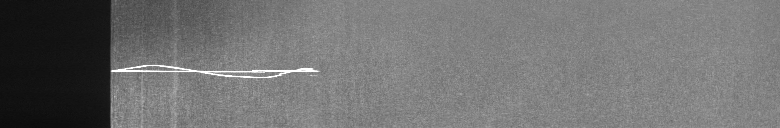
//> input picture StripSteelImageClassify/1.tif, 780 x 128 px
$ ./main   (built with g++ and OpenCV 4)
//> lines starting //> are read from the running program, lines starting //| are printed output that depends on the picture; after the words box and inside, x2 and y2 are one past the last pixel; in counts of white or black regions, pixels touching at a corner belong together
### ImgFeatureExtraction/ImgPreJudge.h
#pragma once
// #pragma warning(disable: 4251)

#include <opencv2/opencv.hpp>

#define IMGPREJUDGE_API __declspec(dllexport)


// 缺陷图像预判断的主类，主要用于快速实时地判断输入的图像是否有缺陷
class IMGPREJUDGE_API ImgPreJudge
{
	// template class IMGPREJUDGE_API cv::Mat;

public:
	ImgPreJudge( cv::Mat &inputImg );

	~ImgPreJudge(void);


private:
	cv::Mat m_mInputImg;						// 需要进行预处理的图像
	cv::Mat m_mGradImg;							// 对原图像进行梯度化处理后的梯度图像
	cv::Mat m_mBinImg;							// 二值化图像
	// int m_iThreshold;						// 二值化阈值，大于该阈值符合统计条件
	// int m_iPointCnt;							// 二值化阈值，大于该值认为是异常点


public:
	cv::Mat getInputImg();						// 输出原图像
	cv::Mat getGradImg();						// 输出梯度图像
	cv::Mat getBinImg();						// 输出二值化图像
	bool isFaultImg( double scale );			// 判断是否是缺陷图像
	void calculateGrad();						// 计算梯度图像
	void binaryImg( double k = 2.6, int pointCnt = 12 );	// 对梯度图像进行二值化图像

private:
	int faltung( int a[], int aLen, int b[], int bLen );		// 卷积运算


};

### ImgFeatureExtraction/ImgCommonAlgorithm.h
#pragma once

#include <opencv2/opencv.hpp>
#include <iostream>

// 数字图像的公用的算法
class __declspec(dllexport) ImgCommonAlgorithm
{
public:
	ImgCommonAlgorithm( void );

	~ImgCommonAlgorithm( void );

	static bool weightedAverageGrayScale( cv::Mat &src, cv::Mat &det );	// 加权平均灰度化处理

	static double averageImagePixel( cv::Mat &src );	// 求图像中所有元素的平均值

	static void showImage( std::string name, cv::Mat &src );			// 显示图像
};

### ImgFeatureExtraction/ImgPreJudge.cpp
#include "ImgPreJudge.h"
#include "ImgCommonAlgorithm.h"

using namespace cv;

ImgPreJudge::ImgPreJudge(Mat &inputImg )
{
	if( inputImg.empty() )
	{
		return;
	}

	this->m_mInputImg = inputImg.clone();
}


ImgPreJudge::~ImgPreJudge(void)
{

}


Mat ImgPreJudge::getInputImg()
{
	return this->m_mInputImg;
}


Mat ImgPreJudge::getGradImg()
{
	return this->m_mGradImg;
}

Mat ImgPreJudge::getBinImg()
{
	return this->m_mBinImg;
}


/**
 * 	FullName:   ImgPreJudge::calculateGrad
 * 	Author:		zhouqingshan	2016/03/08
 *
 *	\access
 *		public
 *
 * 	\param
 *
 *
 * 	\return
 *		void
 *
 * 	\description
 *		计算梯度图像
 **/
void ImgPreJudge::calculateGrad()
{
	// 没有输入图像
	if( m_mInputImg.empty() )
	{
		return;
	}

	// 将 m_mInputImg 转化为灰度图
	Mat grayImg;
	ImgCommonAlgorithm::weightedAverageGrayScale(m_mInputImg,grayImg);

	int grayImgRows = grayImg.rows;
	int grayImgCols = grayImg.cols;

	m_mGradImg = Mat::zeros(grayImgRows,grayImgCols,CV_8UC1);	// 初始化梯度图

	int grayImgPixel[9];				// 存放中心像素及其周围的9个像素
	memset(grayImgPixel,0,9);

	// Kirsch算子的八个模板
	int kirschTemplate[8][9] = {
		{5,-3,-3,5,0,-3,5,-3,-3},
		{5,5,5,-3,0,-3,-3,-3,-3},
		{5,5,-3,5,0,-3,-3,-3,-3},
		{-3,-3,-3,5,0,-3,5,5,-3},
		{-3,-3,-3,-3,0,-3,5,5,5},
		{-3,-3,-3,-3,0,5,-3,5,5},
		{-3,-3,5,-3,0,5,-3,-3,5},
		{-3,5,5,-3,0,5,-3,-3,-3}
	};

	// 遍历原图像，进行卷积运算( 边界就只有一个像素，未做边界处理 )
	for ( int i = 1 ; i < grayImgRows - 1 ; ++i )		// 忽略边界的像素
	{
		// 已经知道是灰度图像了，直接用 uchar 类型
		uchar *gradData = m_mGradImg.ptr<uchar>(i);

		uchar *grayData = grayImg.ptr<uchar>(i - 1 );
		uchar *grayDatai = grayImg.ptr<uchar>(i);
		uchar *grayDataii = grayImg.ptr<uchar>(i + 1);
		for ( int j = 1 ; j < grayImgCols - 1 ; ++j )
		{
			grayImgPixel[0] = grayData[j-1];	// 灰度图像 i - 1 行的3个元素
			grayImgPixel[1] = grayData[j];
			grayImgPixel[2] = grayData[j+1];

			grayImgPixel[3] = grayDatai[j-1];	// 灰度图像 i 行的3个元素
			grayImgPixel[4] = grayDatai[j];
			grayImgPixel[5] = grayDatai[j+1];

			grayImgPixel[6] = grayDataii[j-1];	// 灰度图像 i + 1 行的3个元素
			grayImgPixel[7] = grayDataii[j];
			grayImgPixel[8] = grayDataii[j+1];

			// 将灰度图像中的像素与模板做卷积运算
			int v0 = faltung(grayImgPixel,9,kirschTemplate[0],9);
			int v1 = faltung(grayImgPixel,9,kirschTemplate[1],9);
			int v2 = faltung(grayImgPixel,9,kirschTemplate[2],9);
			int v3 = faltung(grayImgPixel,9,kirschTemplate[3],9);

			int tempMax = max(max(v0,v1),max(v2,v3));

			gradData[j] = max(0,min(255,tempMax));		// 四个中的最大值赋给梯度图像
		}
	}

	// 尝试高斯模糊梯度图像
	/*Mat det;
	GaussianBlur(m_mGradImg,det,Size(5,5),0,0);

	m_mGradImg = det.clone();*/
}

/**
 * 	FullName:   ImgPreJudge::faltung
 * 	Author:		zhouqingshan	2016/03/08
 *
 *	\access
 *		private
 *
 * 	\param
 *		int a[],	a数组
 *		int aLen,   a数组的长度
 *		int b[],	b数组
 *		int bLen	b数组的长度
 *
 * 	\return
 *		int
 *
 * 	\description
 *		卷积运算，就是把数组a与数组b的元素依次相乘得到一个结果
 **/
int ImgPreJudge::faltung( int a[], int aLen, int b[], int bLen )
{
	// 两个数组必须相等
	if( aLen != bLen || a == NULL || b == NULL )
	{
		return -1;
	}

	int ret = 0;
	for( int i = 0 ; i < aLen ; ++i )
	{
		ret += a[i] * b[i];
	}

	return ret;
}


/**
 * 	FullName:   ImgPreJudge::binaryImg
 * 	Author:		zhouqingshan	2016/03/08
 *
 *	\access
 *		public
 *
 * 	\param
 *		k:	阈值的系数，在5*5像素的区域内统计区域内梯度大于该阈值的像素个数
 *		pointCnt:	若像素个数大于pointCnt值，则认为改点是异常点
 *
 * 	\return
 *		void
 *
 * 	\description
 *		对图像进行二值化处理
 **/
void ImgPreJudge::binaryImg( double k, int pointCnt )
{
	// 阈值等于： k * Average(GradImg) , 即与梯度图像的像素平均值成一定的比例

	// 如果梯度图的数据为空，则计算梯度图
	if( m_mGradImg.empty() )
	{
		calculateGrad();
	}

	int gradImgRows = m_mGradImg.rows;
	int gradImgCols = m_mGradImg.cols;

	// 初始化为所有元素为255的矩阵
	m_mBinImg = Mat(gradImgRows,gradImgCols,CV_8UC1,Scalar::all(255));

	// 求阈值
	int threshold = k * ImgCommonAlgorithm::averageImagePixel(m_mGradImg);

	// 在 5*5 的范围内寻找满足相应条件的值
	for ( int i = 0 ; i <= gradImgRows - 5 ; ++i )		// 二值化图像的右边界和下边界无内容
	{
		uchar *binImgData = m_mBinImg.ptr<uchar>(i);

		for( int j = 0 ; j <= gradImgCols - 5 ; ++j )
		{
			// 开始统计
			int cnt = 0;
			for ( int m = 0 ; m < 5 ; ++m )
			{
				uchar *gradImgData = m_mGradImg.ptr<uchar>( i + m );
				for( int n = 0 ; n < 5 ; ++n )
				{
					if ( gradImgData[j+n] > threshold )
					{
						++cnt;		// 大于指定的阈值则增加计数值
					}
				}
			}

			// 计数值大于指定的点数，则为异常点，置为0； 反之，置为255
			cnt > pointCnt ? (binImgData[j] = 0) : (binImgData[j] = 255);
		}
	}

}


/**
 * 	FullName:   ImgPreJudge::isFaultImg
 * 	Author:		zhouqingshan	2016/03/08
 *
 *	\access
 *		public
 *
 * 	\param
 *		double scalar,  比例值，当图片中的异常点的数量超过这一比例的时候
 *						表明该图片中存在缺陷，需要进行之后的处理
 *
 * 	\return
 *		bool	存在缺陷，返回true; 不存在缺陷，返回false
 *
 * 	\description
 *		判断一副二值化的图像是否存在缺陷
 **/
// [35 lines left out: function isFaultImg, not called in this run]

### ImgFeatureExtraction/ImgCommonAlgorithm.cpp
#include "ImgCommonAlgorithm.h"

// [4 lines left out: function ImgCommonAlgorithm, not called in this run]


ImgCommonAlgorithm::~ImgCommonAlgorithm(void)
{

}


/**
 * 	FullName:   ImgCommonAlgorithm::weightedAverageGrayScale
 * 	Author:		zhouqingshan	2016/03/08
 *
 *	\access
 *		public static
 *
 * 	\param
 *		cv::Mat &src     输入的原图像
 *		cv::Mat &det     灰度化后的图像
 *
 * 	\return
 *		bool		如果灰度化失败，返回false； 灰度化成功，返回true；
 *
 * 	\description
 *		加权平均的方法对图像进行灰度化的处理
 **/
bool ImgCommonAlgorithm::weightedAverageGrayScale( cv::Mat &src, cv::Mat &det )
{
	// 原图像为空
	if ( src.empty() )
	{
		return false;
	}

	// 原图像就是灰度图像，直接返回
    if ( src.channels() == 1 )
	{
		det = src.clone();		// 直接复制图像即可 or   src.copyTo(det)

		return true;
	}

	int srcImgRows = src.rows;					// 行数
	int srcImgCols = src.cols;					// 列数

	// 初始化灰度图像
	det = cv::Mat::zeros(srcImgRows,srcImgCols,CV_8UC1);

	// 根据数据的类型做出不同的操作(此处应该重构成形式更简单的方式，但是由于语法特性，暂未想到合适的方法重构）
	switch(src.depth())
	{
	case CV_8U:
		// 遍历图像
		for( int i = 0 ; i < srcImgRows ; ++i )
		{
			uchar *srcData = src.ptr<uchar>(i);
			uchar *detData = det.ptr<uchar>(i);
			for( int j = 0 ; j < srcImgCols ; ++j )
			{
				detData[j] = (int)(0.114 * srcData[3*j] +
					0.587 * srcData[3*j+1] + 0.299 * srcData[3*j+2]);
			}
		}
		break;

	case CV_8S:
		// 遍历图像
		for( int i = 0 ; i < srcImgRows ; ++i )
		{
			char *srcData = src.ptr<char>(i);
			char *detData = det.ptr<char>(i);
			for( int j = 0 ; j < srcImgCols ; ++j )
			{
				detData[j] = (int)(0.114 * srcData[3*j] +
					0.587 * srcData[3*j+1] + 0.299 * srcData[3*j+2]);
			}
		}
		break;

	case CV_16U:
		// 遍历图像
		for( int i = 0 ; i < srcImgRows ; ++i )
		{
			unsigned short *srcData = src.ptr<unsigned short>(i);
			unsigned short *detData = det.ptr<unsigned short>(i);
			for( int j = 0 ; j < srcImgCols ; ++j )
			{
				detData[j] = (int)(0.114 * srcData[3*j] +
					0.587 * srcData[3*j+1] + 0.299 * srcData[3*j+2]);
			}
		}
		break;


	case CV_16S:
		// 遍历图像
		for( int i = 0 ; i < srcImgRows ; ++i )
		{
			short *srcData = src.ptr<short>(i);
			short *detData = det.ptr<short>(i);
			for( int j = 0 ; j < srcImgCols ; ++j )
			{
				detData[j] = (int)(0.114 * srcData[3*j] +
					0.587 * srcData[3*j+1] + 0.299 * srcData[3*j+2]);
			}
		}
		break;

	case CV_32F:
		// 遍历图像
		for( int i = 0 ; i < srcImgRows ; ++i )
		{
			float *srcData = src.ptr<float>(i);
			float *detData = det.ptr<float>(i);
			for( int j = 0 ; j < srcImgCols ; ++j )
			{
				detData[j] = (int)(0.114 * srcData[3*j] +
					0.587 * srcData[3*j+1] + 0.299 * srcData[3*j+2]);
			}
		}
		break;

	case CV_32S:
		// 遍历图像
		for( int i = 0 ; i < srcImgRows ; ++i )
		{
			int *srcData = src.ptr<int>(i);
			int *detData = det.ptr<int>(i);
			for( int j = 0 ; j < srcImgCols ; ++j )
			{
				detData[j] = (int)(0.114 * srcData[3*j] +
					0.587 * srcData[3*j+1] + 0.299 * srcData[3*j+2]);
			}
		}
		break;

	case CV_64F:
		// 遍历图像
		for( int i = 0 ; i < srcImgRows ; ++i )
		{
			double *srcData = src.ptr<double>(i);
			double *detData = det.ptr<double>(i);
			for( int j = 0 ; j < srcImgCols ; ++j )
			{
				detData[j] = (int)(0.114 * srcData[3*j] +
					0.587 * srcData[3*j+1] + 0.299 * srcData[3*j+2]);
			}
		}
		break;
	}

	return true;
}

/**
 * 	FullName:   ImgCommonAlgorithm::averageImagePixel
 * 	Author:		zhouqingshan	2016/03/08
 *
 *	\access
 *		public static
 *
 * 	\param
 *		cv::Mat &src
 *
 * 	\return
 *		double   返回像素的平均值
 *
 * 	\description
 *		求图像中所有像素的平均值
 **/
double ImgCommonAlgorithm::averageImagePixel( cv::Mat &src )
{
	if ( src.empty() )
	{
		return 0.0;
	}

	int srcImgRows = src.rows;
	int srcImgCols = src.cols * src.channels();

	double sum = 0.0;

	// 根据数据的类型(此处应该重构成形式更简单的方式，但是由于语法特性，暂未想到合适的方法重构）
	switch(src.depth())
	{
	case CV_8U:
		// 遍历图像
		for( int i = 0 ; i < srcImgRows ; ++i )
		{
			uchar *srcData = src.ptr<uchar>(i);
			for( int j = 0 ; j < srcImgCols ; ++j )
			{
				sum += srcData[j];
			}
		}
		break;

	case CV_8S:
		// 遍历图像
		for( int i = 0 ; i < srcImgRows ; ++i )
		{
			char *srcData = src.ptr<char>(i);
			for( int j = 0 ; j < srcImgCols ; ++j )
			{
				sum += srcData[j];
			}
		}
		break;

	case CV_16U:
		// 遍历图像
		for( int i = 0 ; i < srcImgRows ; ++i )
		{
			unsigned short *srcData = src.ptr<unsigned short>(i);

			for( int j = 0 ; j < srcImgCols ; ++j )
			{
				sum += srcData[j];
			}
		}
		break;


	case CV_16S:
		// 遍历图像
		for( int i = 0 ; i < srcImgRows ; ++i )
		{
			short *srcData = src.ptr<short>(i);

			for( int j = 0 ; j < srcImgCols ; ++j )
			{
				sum += srcData[j];
			}
		}
		break;

	case CV_32F:
		// 遍历图像
		for( int i = 0 ; i < srcImgRows ; ++i )
		{
			float *srcData = src.ptr<float>(i);

			for( int j = 0 ; j < srcImgCols ; ++j )
			{
				sum += srcData[j];
			}
		}
		break;

	case CV_32S:
		// 遍历图像
		for( int i = 0 ; i < srcImgRows ; ++i )
		{
			int *srcData = src.ptr<int>(i);

			for( int j = 0 ; j < srcImgCols ; ++j )
			{
				sum += srcData[j];
			}
		}
		break;

	case CV_64F:
		// 遍历图像
		for( int i = 0 ; i < srcImgRows ; ++i )
		{
			double *srcData = src.ptr<double>(i);

			for( int j = 0 ; j < srcImgCols ; ++j )
			{
				sum += srcData[j];
			}
		}
		break;
	}

	return (sum / srcImgRows / srcImgCols) ;
}

// 显示图像
void ImgCommonAlgorithm::showImage( std::string name, cv::Mat &src )
{
	if ( src.empty() )
	{
		std::cout << "图片为空，无法显示！" << std::endl;
		return;
	}

	imshow(name,src);
}

### StripSteelImageClassify/main.cpp
#include "ImgCommonAlgorithm.h"
#include "ImgPreJudge.h"
#include <opencv2/opencv.hpp>
#include <iostream>

using namespace cv;
using namespace std;

// 前期用作测试函数，用于测试项目 ImgFeatureExtration 中的算法的正确性
// 后期主要用于整个项目的入口函数
int main( )
{
	Mat src = imread("1.tif");
//> src is the input picture: 128 rows x 780 cols, CV_8UC3; min 11, max 255, mean 113.5

	if( src.empty() )
	{
		cout << "图片加载失败" << endl;
		system("pause");
		return -1;
	}

	Mat filterPic;
	GaussianBlur(src,filterPic,Size(5,5),0,0);

	ImgPreJudge ipj(filterPic);
	ImgCommonAlgorithm::showImage("高斯模糊图像",ipj.getInputImg());

	ipj.calculateGrad();
//> after the loop in calculateGrad, `for ( int i = 1 ; i < grayImgRows - 1 ; ++i )`:
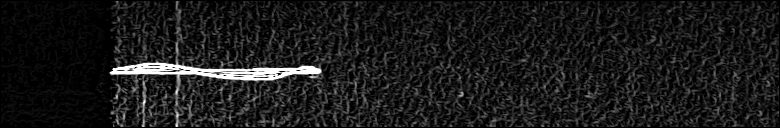
//> m_mGradImg: 128 rows x 780 cols, CV_8UC1; min 0, max 255, mean 26.5
//> after the loop in calculateGrad, `for ( int i = 1 ; i < grayImgRows - 1 ; ++i )`: grayImgPixel = [131, 133, 133, 134, 136, 136, 136, 137, 137]
	ImgCommonAlgorithm::showImage("梯度图像",ipj.getGradImg());

	ipj.binaryImg(2.6,13);
//> the loop in averageImagePixel, `for( int i = 0 ; i < srcImgRows ; ++i )` made 128 passes
//> sum on passes 1 to 12: 0, 11970, 24799, 36369, 48134, 60946, 73498, 86801, 99024, 111532, 124906, 138174
//> after the loop in averageImagePixel, `for( int i = 0 ; i < srcImgRows ; ++i )`: sum = 2643735
//> in binaryImg, `int threshold = k * ImgCommonAlgorithm::averageImagePixel(m_mGradImg);`: threshold = 68
	ImgCommonAlgorithm::showImage("二值化图像",ipj.getBinImg());
//> call 3 of showImage, with name = "二值化图像"
//> in showImage (call 3), `imshow(name,src);`:
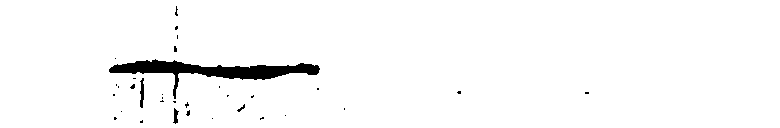
//> window '二值化图像': 128 rows x 780 cols, CV_8UC1; 97.4% white; 33 black regions (29 under 20 px), largest, box (x1, y1, x2, y2) and area: (109, 59, 320, 99) 2301, (140, 78, 144, 108) 88, (173, 108, 179, 124) 53, (237, 104, 245, 112) 23

	/*Mat guussBinImg;
	GaussianBlur(ipj.getBinImg(),guussBinImg,Size(5,5),0,0);
	imshow("二值化模糊图像",guussBinImg);*/

	waitKey(0);

	return 0;
}

$ run again, with StripSteelImageClassify/2.tif copied over StripSteelImageClassify/1.tif
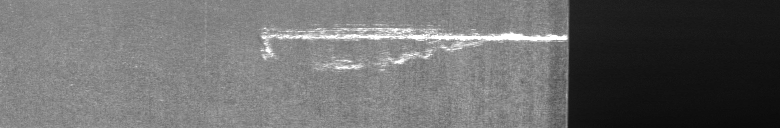
//> input picture StripSteelImageClassify/2.tif, 780 x 128 px
//> src is the input picture: 128 rows x 780 cols, CV_8UC3; min 10, max 255, mean 106.7
//> after the loop in calculateGrad, `for ( int i = 1 ; i < grayImgRows - 1 ; ++i )`:
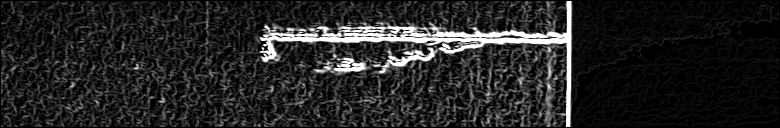
//> m_mGradImg: 128 rows x 780 cols, CV_8UC1; min 0, max 255, mean 36.1
//> after the loop in calculateGrad, `for ( int i = 1 ; i < grayImgRows - 1 ; ++i )`: grayImgPixel = [12, 12, 11, 12, 12, 11, 12, 12, 12]
//> the loop in averageImagePixel, `for( int i = 0 ; i < srcImgRows ; ++i )` made 128 passes
//> sum on passes 1 to 8: 0, 15754, 33589, 50611, 66845, 83286, 99368, 115748
//> after the loop in averageImagePixel, `for( int i = 0 ; i < srcImgRows ; ++i )`: sum = 3607529
//> threshold = 93
//> in showImage (call 3), `imshow(name,src);`:
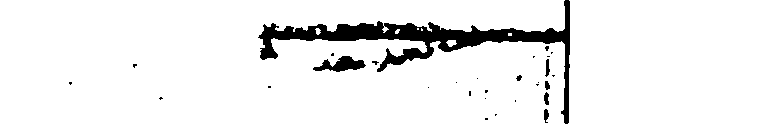
//> window '二值化图像': 128 rows x 780 cols, CV_8UC1; 93.6% white; 29 black regions (22 under 20 px), largest, box (x1, y1, x2, y2) and area: (258, 0, 570, 124) 5589, (313, 56, 366, 72) 452, (545, 59, 550, 77) 54

$ run again, with StripSteelImageClassify/3.tif copied over StripSteelImageClassify/1.tif
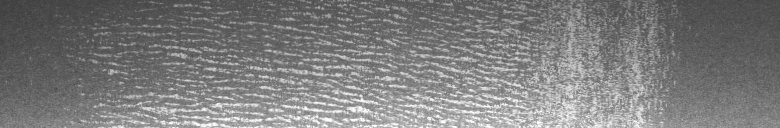
//> input picture StripSteelImageClassify/3.tif, 780 x 128 px
//> src is the input picture: 128 rows x 780 cols, CV_8UC3; min 59, max 255, mean 124.4
//> after the loop in calculateGrad, `for ( int i = 1 ; i < grayImgRows - 1 ; ++i )`:
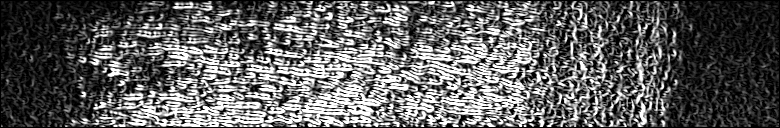
//> m_mGradImg: 128 rows x 780 cols, CV_8UC1; min 0, max 255, mean 94.5
//> after the loop in calculateGrad, `for ( int i = 1 ; i < grayImgRows - 1 ; ++i )`: grayImgPixel = [135, 134, 133, 137, 133, 131, 138, 133, 131]
//> the loop in averageImagePixel, `for( int i = 0 ; i < srcImgRows ; ++i )` made 128 passes
//> sum on passes 1 to 8: 0, 38682, 83929, 131453, 178763, 224832, 279658, 331923
//> after the loop in averageImagePixel, `for( int i = 0 ; i < srcImgRows ; ++i )`: sum = 9437435
//> threshold = 245
//> in showImage (call 3), `imshow(name,src);`:
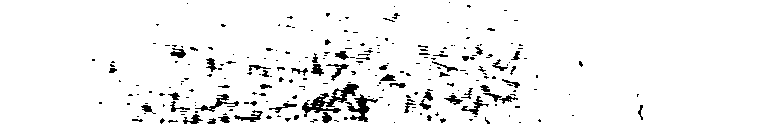
//> window '二值化图像': 128 rows x 780 cols, CV_8UC1; 95% white; 243 black regions (187 under 20 px), largest, box (x1, y1, x2, y2) and area: (302, 84, 359, 117) 602, (345, 94, 378, 122) 332, (195, 94, 239, 112) 196
